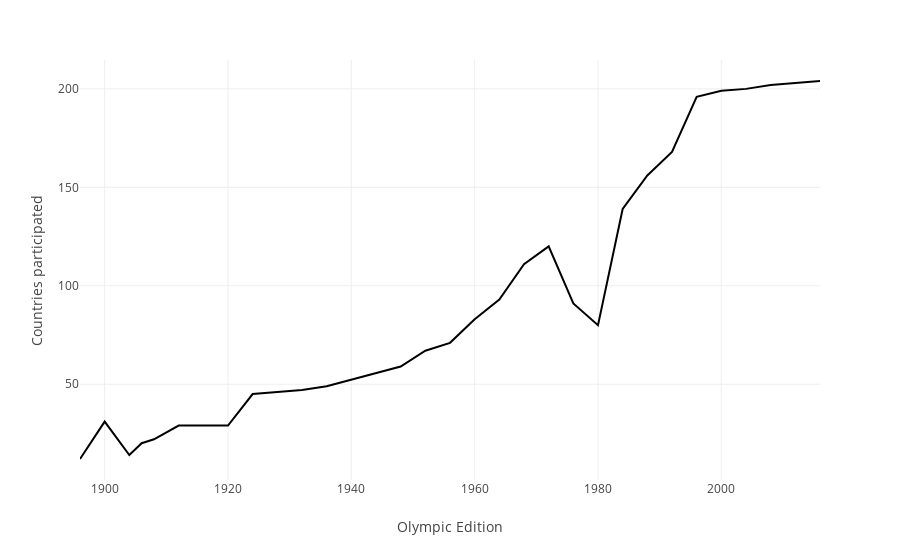

The notebook cell saved with this chart:
### Code cell
fig= px.line(nations_over_time, x='Olympic Edition', y='Countries participated')
fig.show()

### Figure 1 — Plotly figure (JSON) as saved in the notebook; plotly's stock layout.template omitted (floating-point values rounded to 4 significant figures)
{"data": [{"hovertemplate": "Olympic Edition=%{x}<br>Countries participated=%{y}<extra></extra>", "legendgroup": "", "line": {"color": "#000001", "dash": "solid"}, "marker": {"symbol": "circle"}, "mode": "lines", "name": "", "orientation": "v", "showlegend": false, "type": "scatter", "x": [1896, 1900, 1904, 1906, 1908, 1912, 1920, 1924, 1928, 1932, 1936, 1948, 1952, 1956, 1960, 1964, 1968, 1972, 1976, 1980, 1984, 1988, 1992, 1996, 2000, 2004, 2008, 2012, 2016], "xaxis": "x", "y": [12, 31, 14, 20, 22, 29, 29, 45, 46, 47, 49, 59, 67, 71, 83, 93, 111, 120, 91, 80, 139, 156, 168, 196, 199, 200, 202, 203, 204], "yaxis": "y"}], "layout": {"legend": {"tracegroupgap": 0}, "margin": {"t": 60}, "xaxis": {"anchor": "y", "domain": [0, 1], "title": {"text": "Olympic Edition"}}, "yaxis": {"anchor": "x", "domain": [0, 1], "title": {"text": "Countries participated"}}}}
